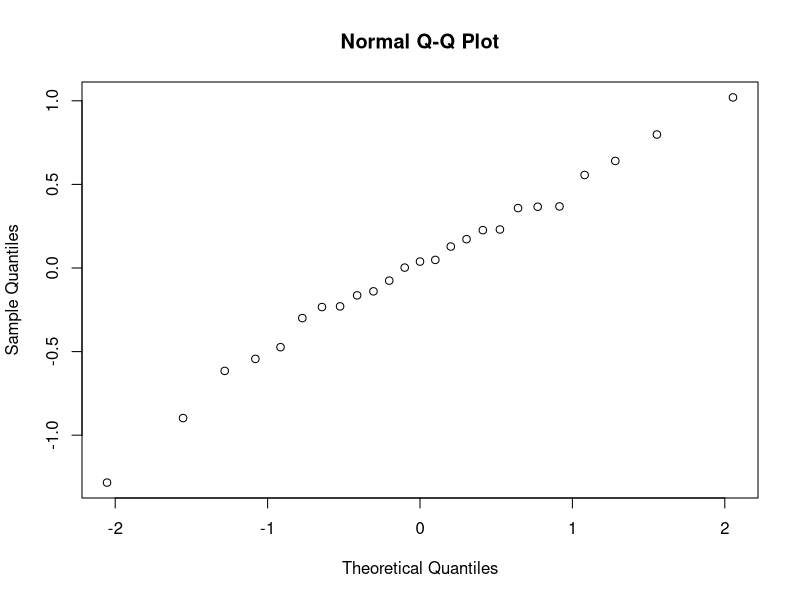
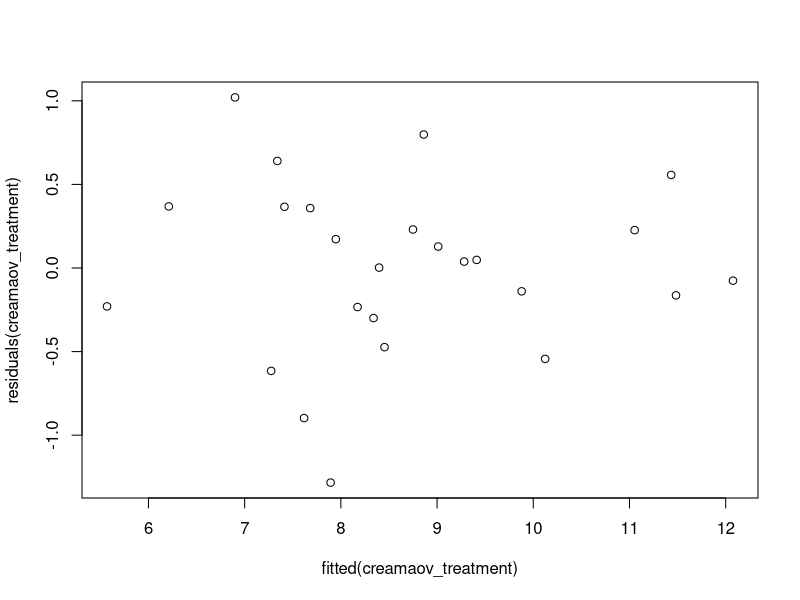
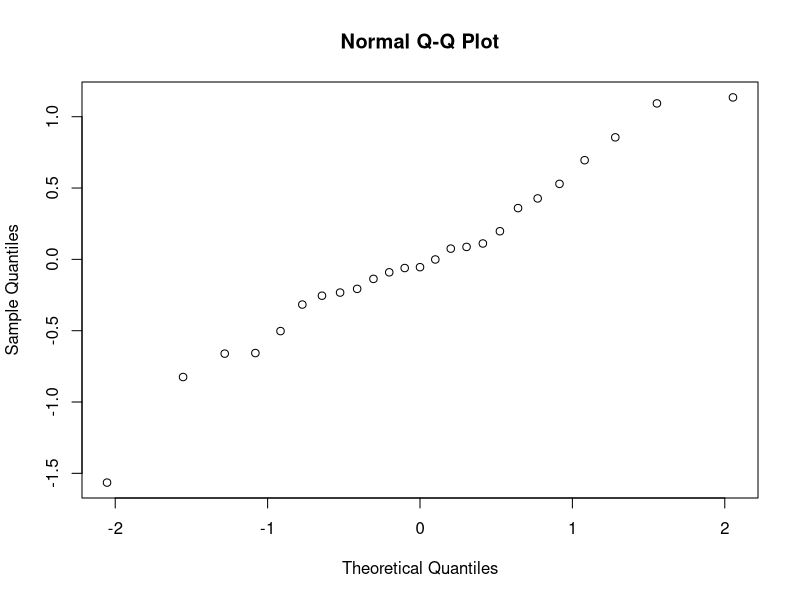
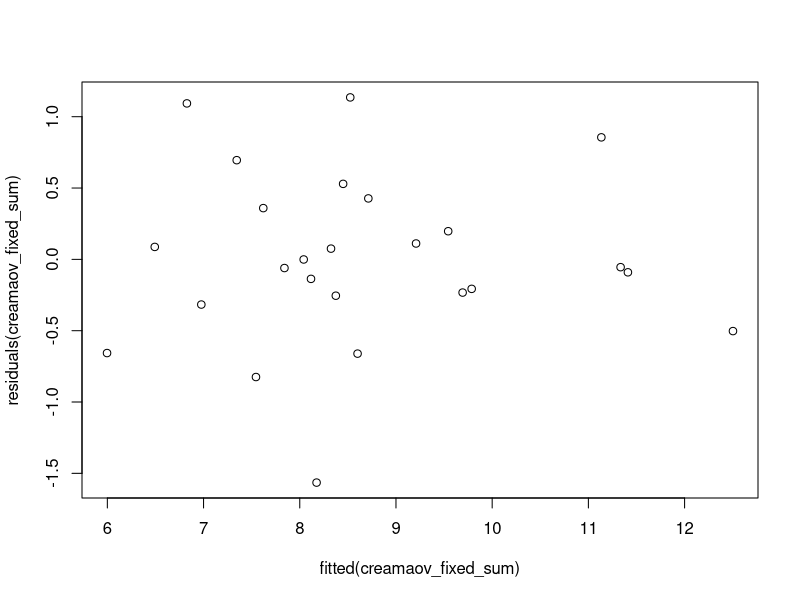
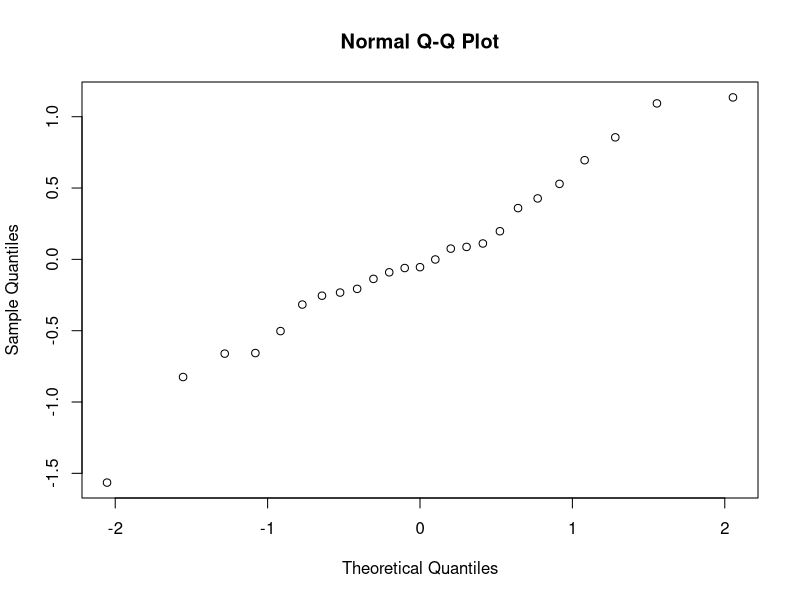
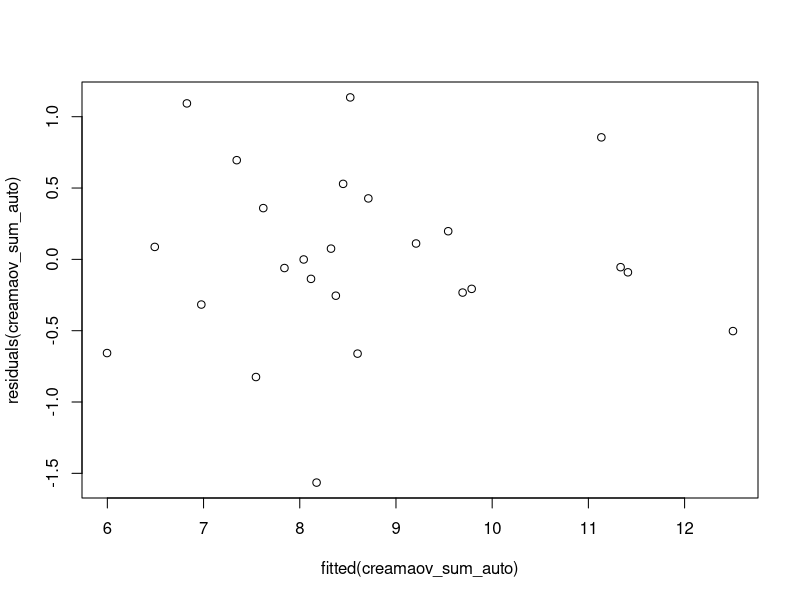
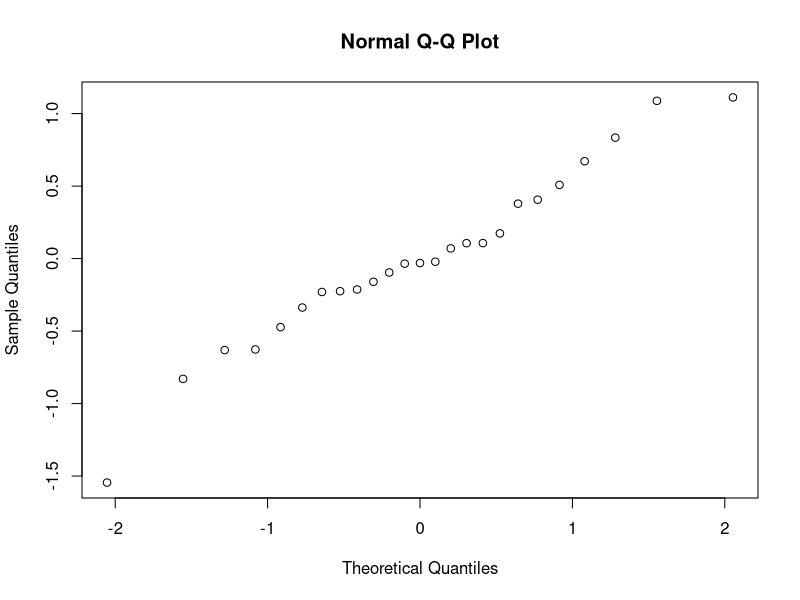
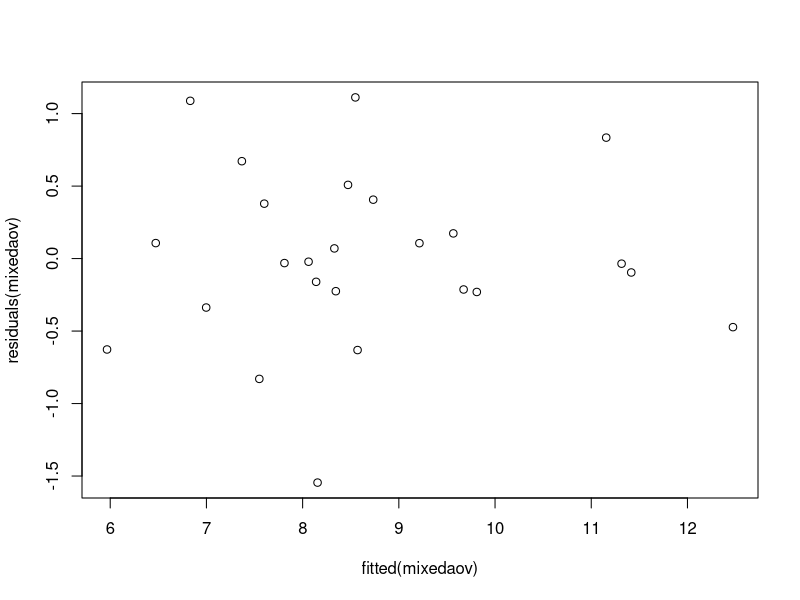

Here is the R script that generated these plots, in order:
## ---- chunk 1
data <- read.csv("data/cream.txt", sep="", header=TRUE)
cream_treatment <- data.frame(acidity=data[,1], batch=factor(data[,2]), position=factor(data[,3]), starter=factor(data[,4]))

creamaov_treatment <- lm(acidity ~ batch + position + starter, data=cream_treatment)

# Visual normality check
qqnorm(residuals(creamaov_treatment))
plot(fitted(creamaov_treatment), residuals(creamaov_treatment))

anova(creamaov_treatment)
summary(creamaov_treatment)

starter_difference_p_value <- summary(creamaov_treatment)$coefficients[10,4]
## ---- chunk 2
cream_sum <- data.frame(acidity=data[,1], batch=factor(data[,2]), position=factor(data[,3]), starter=factor(data[,4]))
contrasts(cream_sum$batch) <- contr.sum
contrasts(cream_sum$position) <- contr.sum
contrasts(cream_sum$starter) <- contr.sum

creamaov_sum <- lm(acidity ~ batch + position + starter, data=cream_sum)
anova(creamaov_sum)
summary(creamaov_sum)

p_value_batch <- anova(creamaov_sum)$'Pr(>F)'[1]
p_value_position <- anova(creamaov_sum)$'Pr(>F)'[2]
p_value_starter <- anova(creamaov_sum)$'Pr(>F)'[3]
p_value_batch3 <- summary(creamaov_sum)$coefficients[3,4]
## ---- chunk 3
creamaov_fixed_sum <- lm(acidity ~ batch + starter, data=cream_sum)
# TODO: check if we are setting the right things to be factors. Block variables shouldn't be set to be factors I think? See Lecture 6 Slide 24
# TODO: supposedly everything is balanced here???
# we place factor of interest starter last because treatment factors needs to come last. That's because the order is important if model is unbalanced (unsure, maybe the case here?) or for 2 continuous factors (not relevant here)
# TODO: we could use drop1 to re-run all combinations so that the p-values will all be right

# Visual normality check
qqnorm(residuals(creamaov_fixed_sum))
plot(fitted(creamaov_fixed_sum), residuals(creamaov_fixed_sum))

anova(creamaov_fixed_sum)
summary(creamaov_fixed_sum)
## ---- chunk 4
creamaov_sum_auto <- step(creamaov_sum)

# Visual normality check
qqnorm(residuals(creamaov_sum_auto))
plot(fitted(creamaov_sum_auto), residuals(creamaov_sum_auto))

anova(creamaov_sum_auto)
summary(creamaov_sum_auto)
## ---- chunk 5
friedman.test(acidity ~ starter | position, data=cream_sum) # alternative syntax
# friedman.test(cream_sum$acidity, cream_sum$starter, cream_sum$position)
## ---- chunk 6
library(lme4)
mixedaov <- lmer(acidity ~ batch + starter + (1|position), data=cream_sum)
mixedaov_excluded <- lmer(acidity ~ batch + (1|position), data=cream_sum)

# Visual normality check
qqnorm(residuals(mixedaov))
plot(fitted(mixedaov), residuals(mixedaov))

qqnorm(residuals(mixedaov_excluded))
plot(fitted(mixedaov_excluded), residuals(mixedaov_excluded))

anova(mixedaov_excluded, mixedaov)
p_significant <- anova(mixedaov_excluded, mixedaov)$'Pr(>Chisq)'[2]
